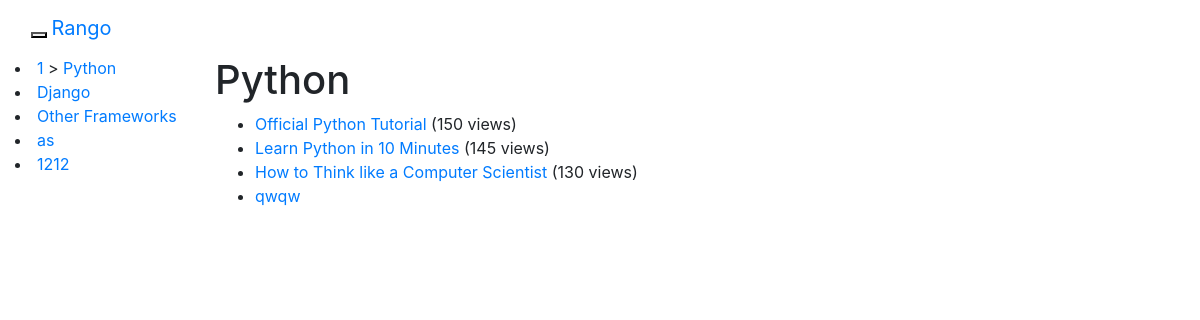
The app's page /rango/category/python/, older data.
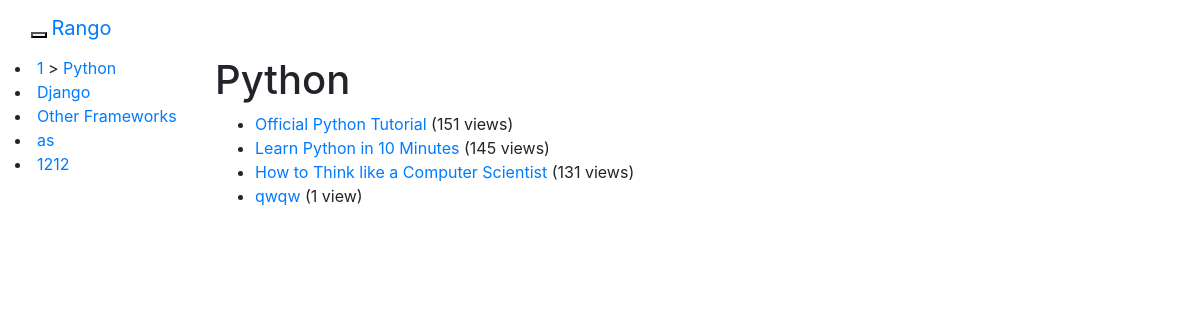
The same page, newer data.
### rango/models.py (models this page shows, shortened)
class Page(models.Model):
    category = models.ForeignKey(Category)
    title = models.CharField(max_length=128)
    url = models.URLField()
    views = models.IntegerField(default=0)

### rango/views.py (the view)
# urls.py: url(r'^category/(?P<category_name_slug>[\w\-]+)/$', views.category, name='category'),
def category(request, category_name_slug):
    context_dict = {}
    try:
        category = Category.objects.get(slug=category_name_slug)
        context_dict['category_name'] = category.name
        pages = Page.objects.filter(category=category).order_by('-views')
        context_dict['pages'] = pages
        context_dict['category'] = category
    except Category.DoesNotExist:
        pass
    return render(request, 'rango/category.html', context_dict)

### rango/templatetags/rango_extras.py (called while the page is built)
@register.inclusion_tag('rango/cats.html')
def get_category_list(cat=None):
    return {'cats': Category.objects.all(), 'act_cat': cat}

### templates/rango/category.html (shortened to what this page needs)
{% extends 'rango/base.html' %}
{% load staticfiles %}
{% block body_block %}
        {%if category %}
        <h1>{{ category_name }}</h1>
            {% if pages %}
            <ul>
               {% for page in pages %}
            <li>
           	 <a href="{% url 'goto' %}?page_id={{page.id}}">{{ page.title }}</a>
      		  {% if page.views > 1 %}
          	  ({{ page.views }} views)
           	  {% elif page.views == 1 %}
            	  ({{ page.views }} view)
       		{% endif %}
            </li>
	{% endfor %}
            </ul><br/>
            {% else %}
                <strong>No pages currently in category. Would you like to </strong>
                <a href="/rango/category/{{category.slug}}/add_page/">make one</a>
                <strong>?</strong>
            {% endif %}
        {% else %}
            The specified category {{ category_name }} does not exist!
        {% endif %}
{% endblock %}

Row changes from the older to the newer data that the page shows:
changed Page "Official Python Tutorial": views "150" → "151"
changed Page "How to Think like a Computer Scientist": views "130" → "131"
changed Page "qwqw": views (not shown) → "1"
